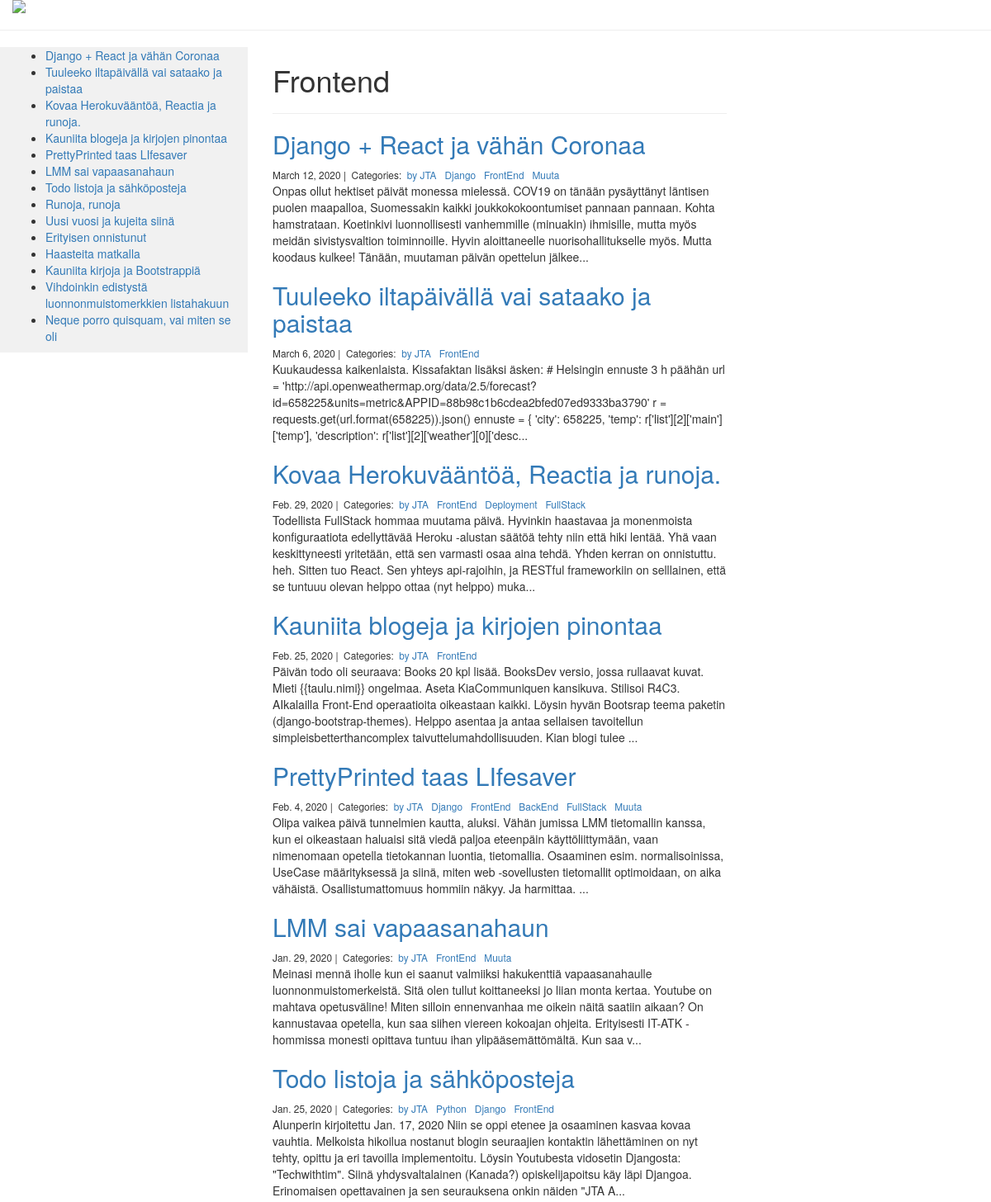
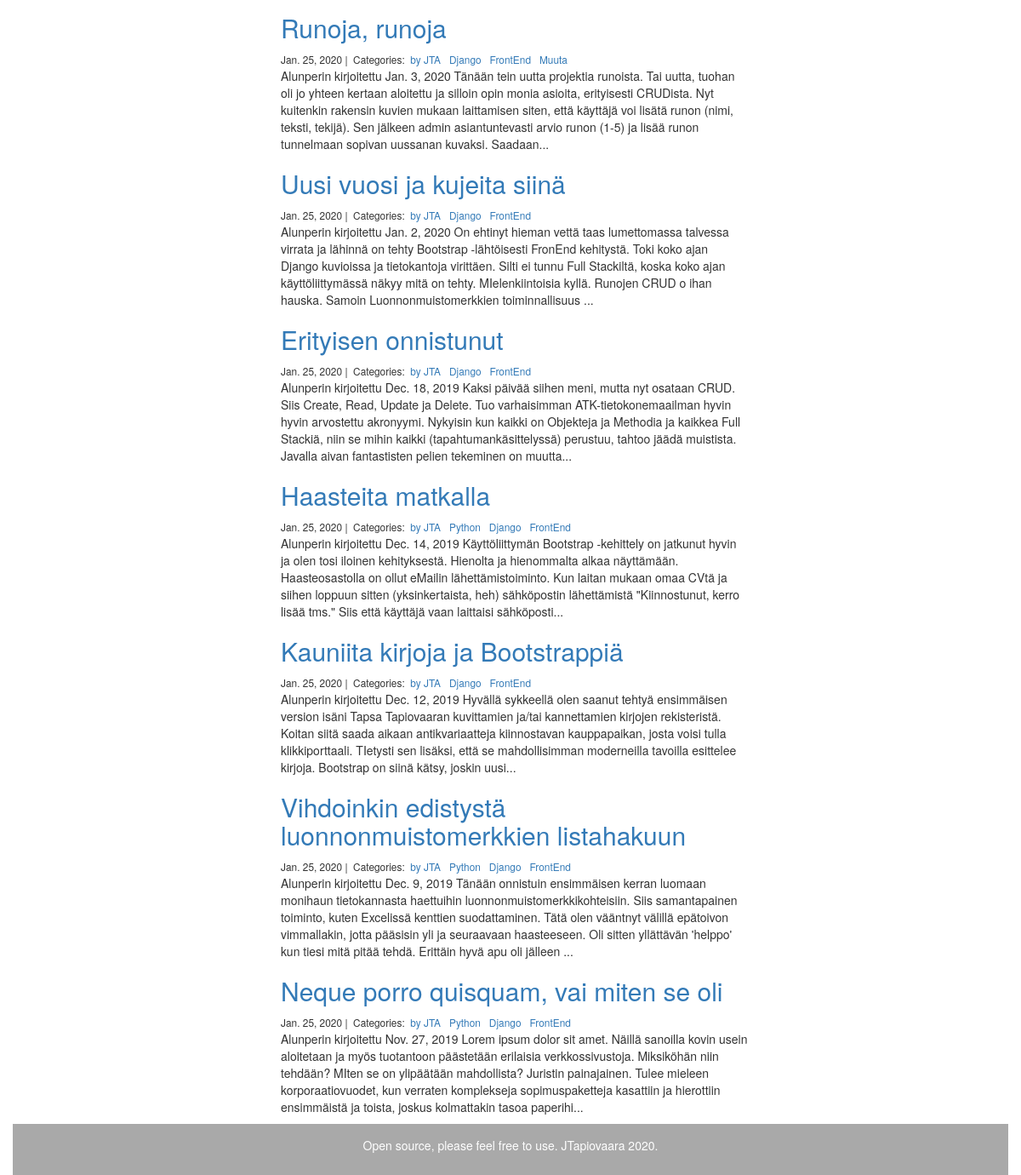
Page /ploki/FrontEnd/ on the committed database (2 pictures, top to bottom).
### ploki/models.py (models this page shows, shortened)
class Post(models.Model):
    title = models.CharField(max_length=255)
    body = models.TextField()
    created_on = models.DateTimeField(auto_now_add=True)
    last_modified = models.DateTimeField(auto_now=True)
    categories = models.ManyToManyField('Category', related_name='posts')
    class Meta:
        ordering = ('-created_on',)

class Category(models.Model):
    name = models.CharField(max_length=20)

### ploki/views.py (the view)
# urls.py: path('<category>/', views.ploki_category, name='ploki_category'),
def ploki_category(request, category):
    posts = Post.objects.filter(
        categories__name__contains=category
    ).order_by(
        '-created_on'
    )
    context = {
        'category': category,
        'posts': posts
    }
    return render(request, 'ploki_category.html', context)

### ploki/templates/ploki_category.html (shortened to what this page needs)
{% extends 'base.html' %}
{% block page_content %}
{% load bootstrap_themes %}
{% load static %}
    <div class ="container-fluid">
        <a href="{% url 'ploki:ploki_index' %}">
            <img src="{% static "images/osaamiset.gif" %}" class="img-responsive">
        </a>
    </div>
    <hr>
    <nav class="col-sm-3 sidenav">
        <ul>
            {% for post in posts %}
                <li><a href="{% url 'ploki:ploki_detail' post.pk%}">{{ post.title }}</a></li>
            {% endfor %}
        </ul>
    </nav>
    <div class="container-fluid">
        <div class="row content">
            <div class="col-sm-9">
                <div class="col-md-8 offset-md-2">
                    <h1>{{ category | title }}</h1>
                    <hr>
                    {% for post in posts %}
                    <h2><a href="{% url 'ploki:ploki_detail' post.pk%}">{{ post.title }}</a></h2>
                    <small>
                        {{ post.created_on.date }} |&nbsp;
                        Categories:&nbsp;
                        {% for category in post.categories.all %}
                        <a href="{% url 'ploki:ploki_category' category.name %}">
                            {{ category.name }}
                        </a>&nbsp;
                        {% endfor %}
                    </small>
                    <p>{{ post.body | slice:":400" }}...</p>
                    {% endfor %}
                </div>
            </div>
        </div>
    </div>
{% endblock %}

### ploki/templates/base.html (style rules this page uses)
.row.content { height: 1500px }
.sidenav { background-color: #f1f1f1; height: 100%; }

### rows in the picture
Post: title "Django + React ja vähän Coronaa", created_on "March 12, 2020", body "Onpas ollut hektiset päivät monessa mielessä. COV19 on tänään pysäyttänyt läntisen puolen maapalloa, Suomessakin kaikki joukkokokoontumiset pannaan pannaan. Kohta hamstrataan. Koetinkivi luonnollisesti vanhemmille (minuakin) ihmisille, mutta myös meidän sivistysvaltion toiminnoille. Hyvin aloittaneelle nuorisohallitukselle myös. Mutta koodaus kulkee! Tänään, muutaman päivän opettelun jälkee"
Post: title "Tuuleeko iltapäivällä vai sataako ja paistaa", created_on "March 6, 2020", body "Kuukaudessa kaikenlaista. Kissafaktan lisäksi äsken: # Helsingin ennuste 3 h päähän url = 'http://api.openweathermap.org/data/2.5/forecast?id=658225&units=metric&APPID=88b98c1b6cdea2bfed07ed9333ba3790' r = requests.get(url.format(658225)).json() ennuste = { 'city': 658225, 'temp': r['list'][2]['main']['temp'], 'description': r['list'][2]['weather'][0]['desc"
Post: title "Kovaa Herokuvääntöä, Reactia ja runoja.", created_on "Feb. 29, 2020", body "Todellista FullStack hommaa muutama päivä. Hyvinkin haastavaa ja monenmoista konfiguraatiota edellyttävää Heroku -alustan säätöä tehty niin että hiki lentää. Yhä vaan keskittyneesti yritetään, että sen varmasti osaa aina tehdä. Yhden kerran on onnistuttu. heh. Sitten tuo React. Sen yhteys api-rajoihin, ja RESTful frameworkiin on selllainen, että se tuntuuu olevan helppo ottaa (nyt helppo) muka"
Post: title "Kauniita blogeja ja kirjojen pinontaa", created_on "Feb. 25, 2020", body "Päivän todo oli seuraava: Books 20 kpl lisää. BooksDev versio, jossa rullaavat kuvat. Mieti {{taulu.nimi}} ongelmaa. Aseta KiaCommuniquen kansikuva. Stilisoi R4C3. AIkalailla Front-End operaatioita oikeastaan kaikki. Löysin hyvän Bootsrap teema paketin (django-bootstrap-themes). Helppo asentaa ja antaa sellaisen tavoitellun simpleisbetterthancomplex taivuttelumahdollisuuden. Kian blogi tulee"
Post: title "PrettyPrinted taas LIfesaver", created_on "Feb. 4, 2020", body "Olipa vaikea päivä tunnelmien kautta, aluksi. Vähän jumissa LMM tietomallin kanssa, kun ei oikeastaan haluaisi sitä viedä paljoa eteenpäin käyttöliittymään, vaan nimenomaan opetella tietokannan luontia, tietomallia. Osaaminen esim. normalisoinissa, UseCase määrityksessä ja siinä, miten web -sovellusten tietomallit optimoidaan, on aika vähäistä. Osallistumattomuus hommiin näkyy. Ja harmittaa."
Post: title "LMM sai vapaasanahaun", created_on "Jan. 29, 2020", body "Meinasi mennä iholle kun ei saanut valmiiksi hakukenttiä vapaasanahaulle luonnonmuistomerkeistä. Sitä olen tullut koittaneeksi jo liian monta kertaa. Youtube on mahtava opetusväline! Miten silloin ennenvanhaa me oikein näitä saatiin aikaan? On kannustavaa opetella, kun saa siihen viereen kokoajan ohjeita. Erityisesti IT-ATK -hommissa monesti opittava tuntuu ihan ylipääsemättömältä. Kun saa v"
Post: title "Todo listoja ja sähköposteja", created_on "Jan. 25, 2020", body "Alunperin kirjoitettu Jan. 17, 2020 Niin se oppi etenee ja osaaminen kasvaa kovaa vauhtia. Melkoista hikoilua nostanut blogin seuraajien kontaktin lähettäminen on nyt tehty, opittu ja eri tavoilla implementoitu. Löysin Youtubesta vidosetin Djangosta: \"Techwithtim\". Siinä yhdysvaltalainen (Kanada?) opiskelijapoitsu käy läpi Djangoa. Erinomaisen opettavainen ja sen seurauksena onkin näiden \"JTA A"
Post: title "Runoja, runoja", created_on "Jan. 25, 2020", body "Alunperin kirjoitettu Jan. 3, 2020 Tänään tein uutta projektia runoista. Tai uutta, tuohan oli jo yhteen kertaan aloitettu ja silloin opin monia asioita, erityisesti CRUDista. Nyt kuitenkin rakensin kuvien mukaan laittamisen siten, että käyttäjä voi lisätä runon (nimi, teksti, tekijä). Sen jälkeen admin asiantuntevasti arvio runon (1-5) ja lisää runon tunnelmaan sopivan uussanan kuvaksi. Saadaan"
Post: title "Uusi vuosi ja kujeita siinä", created_on "Jan. 25, 2020", body "Alunperin kirjoitettu Jan. 2, 2020 On ehtinyt hieman vettä taas lumettomassa talvessa virrata ja lähinnä on tehty Bootstrap -lähtöisesti FronEnd kehitystä. Toki koko ajan Django kuvioissa ja tietokantoja virittäen. Silti ei tunnu Full Stackiltä, koska koko ajan käyttöliittymässä näkyy mitä on tehty. MIelenkiintoisia kyllä. Runojen CRUD o ihan hauska. Samoin Luonnonmuistomerkkien toiminnallisuus"
Post: title "Erityisen onnistunut", created_on "Jan. 25, 2020", body "Alunperin kirjoitettu Dec. 18, 2019 Kaksi päivää siihen meni, mutta nyt osataan CRUD. Siis Create, Read, Update ja Delete. Tuo varhaisimman ATK-tietokonemaailman hyvin hyvin arvostettu akronyymi. Nykyisin kun kaikki on Objekteja ja Methodia ja kaikkea Full Stackiä, niin se mihin kaikki (tapahtumankäsittelyssä) perustuu, tahtoo jäädä muistista. Javalla aivan fantastisten pelien tekeminen on muutta"
Post: title "Haasteita matkalla", created_on "Jan. 25, 2020", body "Alunperin kirjoitettu Dec. 14, 2019 Käyttöliittymän Bootstrap -kehittely on jatkunut hyvin ja olen tosi iloinen kehityksestä. Hienolta ja hienommalta alkaa näyttämään. Haasteosastolla on ollut eMailin lähettämistoiminto. Kun laitan mukaan omaa CVtä ja siihen loppuun sitten (yksinkertaista, heh) sähköpostin lähettämistä \"Kiinnostunut, kerro lisää tms.\" Siis että käyttäjä vaan laittaisi sähköposti"
Post: title "Kauniita kirjoja ja Bootstrappiä", created_on "Jan. 25, 2020", body "Alunperin kirjoitettu Dec. 12, 2019 Hyvällä sykkeellä olen saanut tehtyä ensimmäisen version isäni Tapsa Tapiovaaran kuvittamien ja/tai kannettamien kirjojen rekisteristä. Koitan siitä saada aikaan antikvariaatteja kiinnostavan kauppapaikan, josta voisi tulla klikkiporttaali. TIetysti sen lisäksi, että se mahdollisimman moderneilla tavoilla esittelee kirjoja. Bootstrap on siinä kätsy, joskin uusi"
Post: title "Vihdoinkin edistystä luonnonmuistomerkkien listahakuun", created_on "Jan. 25, 2020", body "Alunperin kirjoitettu Dec. 9, 2019 Tänään onnistuin ensimmäisen kerran luomaan monihaun tietokannasta haettuihin luonnonmuistomerkkikohteisiin. Siis samantapainen toiminto, kuten Excelissä kenttien suodattaminen. Tätä olen vääntnyt välillä epätoivon vimmallakin, jotta pääsisin yli ja seuraavaan haasteeseen. Oli sitten yllättävän 'helppo' kun tiesi mitä pitää tehdä. Erittäin hyvä apu oli jälleen"
Post: title "Neque porro quisquam, vai miten se oli", created_on "Jan. 25, 2020", body "Alunperin kirjoitettu Nov. 27, 2019 Lorem ipsum dolor sit amet. Näillä sanoilla kovin usein aloitetaan ja myös tuotantoon päästetään erilaisia verkkossivustoja. Miksiköhän niin tehdään? MIten se on ylipäätään mahdollista? Juristin painajainen. Tulee mieleen korporaatiovuodet, kun verraten komplekseja sopimuspaketteja kasattiin ja hierottiin ensimmäistä ja toista, joskus kolmattakin tasoa paperihi"
Category: name "Frontend", name "FrontEnd"
Category: name "by JTA"
Category: name "Django"
Category: name "Muuta"
Category: name "Deployment"
Category: name "FullStack"
Category: name "BackEnd"
Category: name "Python"
